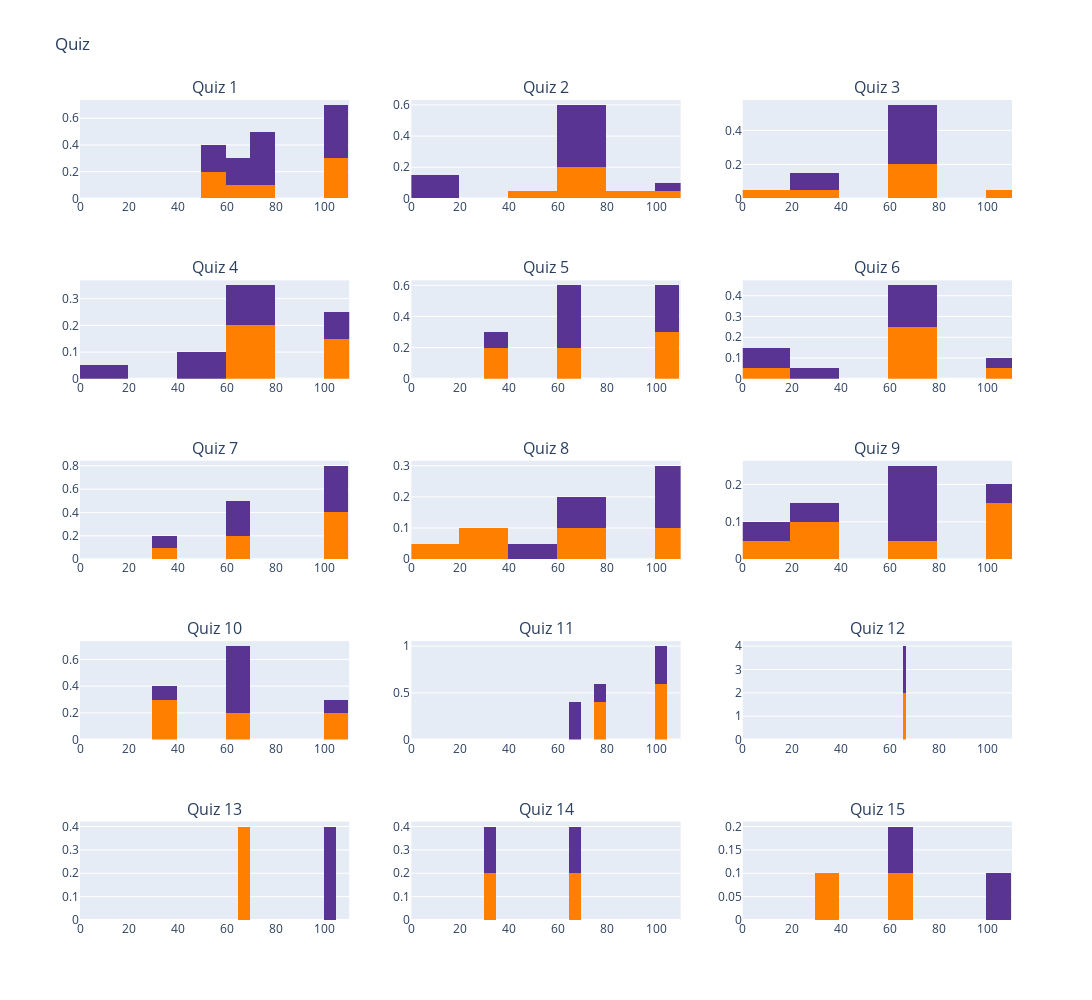

Notebook source saved alongside this figure:
### Code cell
plot_quiz_hist(quiz_data=demais_cursos, n_rows=5, n_cols=3)

### Figure 1 — Plotly figure (JSON) as saved in the notebook; plotly's stock layout.template omitted (floating-point values rounded to 4 significant figures)
{"data": [{"histnorm": "density", "marker": {"color": "#FF7F00"}, "name": "Quiz 1", "nbinsx": 10, "type": "histogram", "x": [75, 50, 66, 100, 100, 50, 100], "xaxis": "x", "yaxis": "y"}, {"histnorm": "density", "marker": {"color": "#593493"}, "name": "Quiz 1 D", "nbinsx": 10, "type": "histogram", "x": [100, 66, 75, 100, 100, 75, 75, 75, 66, 50, 50, 100], "xaxis": "x", "yaxis": "y"}, {"histnorm": "density", "marker": {"color": "#FF7F00"}, "name": "Quiz 2", "nbinsx": 10, "type": "histogram", "x": [80, 66, 66, 66, 40, 66, 100], "xaxis": "x2", "yaxis": "y2"}, {"histnorm": "density", "marker": {"color": "#593493"}, "name": "Quiz 2 D", "nbinsx": 10, "type": "histogram", "x": [0, 60, 66, 100, 0, 66, 66, 66, 0, 66, 60, 66], "xaxis": "x2", "yaxis": "y2"}, {"histnorm": "density", "marker": {"color": "#FF7F00"}, "name": "Quiz 3", "nbinsx": 10, "type": "histogram", "x": [66, 0, 66, 33, 66, 100, 66], "xaxis": "x3", "yaxis": "y3"}, {"histnorm": "density", "marker": {"color": "#593493"}, "name": "Quiz 3 D", "nbinsx": 10, "type": "histogram", "x": [66, 66, 33, 66, 66, 66, 33, 66, 66], "xaxis": "x3", "yaxis": "y3"}, {"histnorm": "density", "marker": {"color": "#FF7F00"}, "name": "Quiz 4", "nbinsx": 10, "type": "histogram", "x": [100, 60, 66, 100, 100, 66, 60], "xaxis": "x4", "yaxis": "y4"}, {"histnorm": "density", "marker": {"color": "#593493"}, "name": "Quiz 4 D", "nbinsx": 10, "type": "histogram", "x": [0, 66, 40, 66, 60, 100, 100, 40], "xaxis": "x4", "yaxis": "y4"}, {"histnorm": "density", "marker": {"color": "#FF7F00"}, "name": "Quiz 5", "nbinsx": 10, "type": "histogram", "x": [100, 100, 66, 66, 33, 33, 100], "xaxis": "x5", "yaxis": "y5"}, {"histnorm": "density", "marker": {"color": "#593493"}, "name": "Quiz 5 D", "nbinsx": 10, "type": "histogram", "x": [66, 100, 100, 66, 66, 33, 100, 66], "xaxis": "x5", "yaxis": "y5"}, {"histnorm": "density", "marker": {"color": "#FF7F00"}, "name": "Quiz 6", "nbinsx": 10, "type": "histogram", "x": [66, 66, 66, 66, 66, 0, 100], "xaxis": "x6", "yaxis": "y6"}, {"histnorm": "density", "marker": {"color": "#593493"}, "name": "Quiz 6 D", "nbinsx": 10, "type": "histogram", "x": [0, 0, 66, 66, 33, 66, 100, 66], "xaxis": "x6", "yaxis": "y6"}, {"histnorm": "density", "marker": {"color": "#FF7F00"}, "name": "Quiz 7", "nbinsx": 10, "type": "histogram", "x": [100, 100, 66, 33, 100, 66, 100], "xaxis": "x7", "yaxis": "y7"}, {"histnorm": "density", "marker": {"color": "#593493"}, "name": "Quiz 7 D", "nbinsx": 10, "type": "histogram", "x": [100, 100, 66, 100, 66, 66, 33, 100], "xaxis": "x7", "yaxis": "y7"}, {"histnorm": "density", "marker": {"color": "#FF7F00"}, "name": "Quiz 8", "nbinsx": 10, "type": "histogram", "x": [100, 25, 66, 75, 0, 33, 100], "xaxis": "x8", "yaxis": "y8"}, {"histnorm": "density", "marker": {"color": "#593493"}, "name": "Quiz 8 D", "nbinsx": 10, "type": "histogram", "x": [100, 100, 50, 100, 75, 100, 66], "xaxis": "x8", "yaxis": "y8"}, {"histnorm": "density", "marker": {"color": "#FF7F00"}, "name": "Quiz 9", "nbinsx": 10, "type": "histogram", "x": [100, 66, 0, 33, 100, 33, 100], "xaxis": "x9", "yaxis": "y9"}, {"histnorm": "density", "marker": {"color": "#593493"}, "name": "Quiz 9 D", "nbinsx": 10, "type": "histogram", "x": [0, 66, 100, 33, 66, 66, 66], "xaxis": "x9", "yaxis": "y9"}, {"histnorm": "density", "marker": {"color": "#FF7F00"}, "name": "Quiz 10", "nbinsx": 10, "type": "histogram", "x": [33, 33, 66, 33, 66, 100, 100], "xaxis": "x10", "yaxis": "y10"}, {"histnorm": "density", "marker": {"color": "#593493"}, "name": "Quiz 10 D", "nbinsx": 10, "type": "histogram", "x": [66, 100, 66, 33, 66, 66, 66], "xaxis": "x10", "yaxis": "y10"}, {"histnorm": "density", "marker": {"color": "#FF7F00"}, "name": "Quiz 11", "nbinsx": 10, "type": "histogram", "x": [100, 75, 100, 75, 100], "xaxis": "x11", "yaxis": "y11"}, {"histnorm": "density", "marker": {"color": "#593493"}, "name": "Quiz 11 D", "nbinsx": 10, "type": "histogram", "x": [100, 75, 66, 100, 66], "xaxis": "x11", "yaxis": "y11"}, {"histnorm": "density", "marker": {"color": "#FF7F00"}, "name": "Quiz 12", "nbinsx": 10, "type": "histogram", "x": [66, 66], "xaxis": "x12", "yaxis": "y12"}, {"histnorm": "density", "marker": {"color": "#593493"}, "name": "Quiz 12 D", "nbinsx": 10, "type": "histogram", "x": [66, 66], "xaxis": "x12", "yaxis": "y12"}, {"histnorm": "density", "marker": {"color": "#FF7F00"}, "name": "Quiz 13", "nbinsx": 10, "type": "histogram", "x": [66, 66], "xaxis": "x13", "yaxis": "y13"}, {"histnorm": "density", "marker": {"color": "#593493"}, "name": "Quiz 13 D", "nbinsx": 10, "type": "histogram", "x": [100, 100], "xaxis": "x13", "yaxis": "y13"}, {"histnorm": "density", "marker": {"color": "#FF7F00"}, "name": "Quiz 14", "nbinsx": 10, "type": "histogram", "x": [66, 33], "xaxis": "x14", "yaxis": "y14"}, {"histnorm": "density", "marker": {"color": "#593493"}, "name": "Quiz 14 D", "nbinsx": 10, "type": "histogram", "x": [33, 66], "xaxis": "x14", "yaxis": "y14"}, {"histnorm": "density", "marker": {"color": "#FF7F00"}, "name": "Quiz 15", "nbinsx": 10, "type": "histogram", "x": [33, 66], "xaxis": "x15", "yaxis": "y15"}, {"histnorm": "density", "marker": {"color": "#593493"}, "name": "Quiz 15 D", "nbinsx": 10, "type": "histogram", "x": [100, 66], "xaxis": "x15", "yaxis": "y15"}], "layout": {"annotations": [{"font": {"size": 16}, "showarrow": false, "text": "Quiz 1", "x": 0.1444, "xanchor": "center", "xref": "paper", "y": 1, "yanchor": "bottom", "yref": "paper"}, {"font": {"size": 16}, "showarrow": false, "text": "Quiz 2", "x": 0.5, "xanchor": "center", "xref": "paper", "y": 1, "yanchor": "bottom", "yref": "paper"}, {"font": {"size": 16}, "showarrow": false, "text": "Quiz 3", "x": 0.8556, "xanchor": "center", "xref": "paper", "y": 1, "yanchor": "bottom", "yref": "paper"}, {"font": {"size": 16}, "showarrow": false, "text": "Quiz 4", "x": 0.1444, "xanchor": "center", "xref": "paper", "y": 0.78, "yanchor": "bottom", "yref": "paper"}, {"font": {"size": 16}, "showarrow": false, "text": "Quiz 5", "x": 0.5, "xanchor": "center", "xref": "paper", "y": 0.78, "yanchor": "bottom", "yref": "paper"}, {"font": {"size": 16}, "showarrow": false, "text": "Quiz 6", "x": 0.8556, "xanchor": "center", "xref": "paper", "y": 0.78, "yanchor": "bottom", "yref": "paper"}, {"font": {"size": 16}, "showarrow": false, "text": "Quiz 7", "x": 0.1444, "xanchor": "center", "xref": "paper", "y": 0.56, "yanchor": "bottom", "yref": "paper"}, {"font": {"size": 16}, "showarrow": false, "text": "Quiz 8", "x": 0.5, "xanchor": "center", "xref": "paper", "y": 0.56, "yanchor": "bottom", "yref": "paper"}, {"font": {"size": 16}, "showarrow": false, "text": "Quiz 9", "x": 0.8556, "xanchor": "center", "xref": "paper", "y": 0.56, "yanchor": "bottom", "yref": "paper"}, {"font": {"size": 16}, "showarrow": false, "text": "Quiz 10", "x": 0.1444, "xanchor": "center", "xref": "paper", "y": 0.34, "yanchor": "bottom", "yref": "paper"}, {"font": {"size": 16}, "showarrow": false, "text": "Quiz 11", "x": 0.5, "xanchor": "center", "xref": "paper", "y": 0.34, "yanchor": "bottom", "yref": "paper"}, {"font": {"size": 16}, "showarrow": false, "text": "Quiz 12", "x": 0.8556, "xanchor": "center", "xref": "paper", "y": 0.34, "yanchor": "bottom", "yref": "paper"}, {"font": {"size": 16}, "showarrow": false, "text": "Quiz 13", "x": 0.1444, "xanchor": "center", "xref": "paper", "y": 0.12, "yanchor": "bottom", "yref": "paper"}, {"font": {"size": 16}, "showarrow": false, "text": "Quiz 14", "x": 0.5, "xanchor": "center", "xref": "paper", "y": 0.12, "yanchor": "bottom", "yref": "paper"}, {"font": {"size": 16}, "showarrow": false, "text": "Quiz 15", "x": 0.8556, "xanchor": "center", "xref": "paper", "y": 0.12, "yanchor": "bottom", "yref": "paper"}], "barmode": "stack", "height": 1000, "showlegend": false, "title": {"text": "Quiz"}, "width": 1250, "xaxis": {"anchor": "y", "domain": [0, 0.2889], "dtick": 20, "range": [0, 110], "tick0": 0}, "xaxis10": {"anchor": "y10", "domain": [0, 0.2889], "dtick": 20, "range": [0, 110], "tick0": 0}, "xaxis11": {"anchor": "y11", "domain": [0.3556, 0.6444], "dtick": 20, "range": [0, 110], "tick0": 0}, "xaxis12": {"anchor": "y12", "domain": [0.7111, 1], "dtick": 20, "range": [0, 110], "tick0": 0}, "xaxis13": {"anchor": "y13", "domain": [0, 0.2889], "dtick": 20, "range": [0, 110], "tick0": 0}, "xaxis14": {"anchor": "y14", "domain": [0.3556, 0.6444], "dtick": 20, "range": [0, 110], "tick0": 0}, "xaxis15": {"anchor": "y15", "domain": [0.7111, 1], "dtick": 20, "range": [0, 110], "tick0": 0}, "xaxis2": {"anchor": "y2", "domain": [0.3556, 0.6444], "dtick": 20, "range": [0, 110], "tick0": 0}, "xaxis3": {"anchor": "y3", "domain": [0.7111, 1], "dtick": 20, "range": [0, 110], "tick0": 0}, "xaxis4": {"anchor": "y4", "domain": [0, 0.2889], "dtick": 20, "range": [0, 110], "tick0": 0}, "xaxis5": {"anchor": "y5", "domain": [0.3556, 0.6444], "dtick": 20, "range": [0, 110], "tick0": 0}, "xaxis6": {"anchor": "y6", "domain": [0.7111, 1], "dtick": 20, "range": [0, 110], "tick0": 0}, "xaxis7": {"anchor": "y7", "domain": [0, 0.2889], "dtick": 20, "range": [0, 110], "tick0": 0}, "xaxis8": {"anchor": "y8", "domain": [0.3556, 0.6444], "dtick": 20, "range": [0, 110], "tick0": 0}, "xaxis9": {"anchor": "y9", "domain": [0.7111, 1], "dtick": 20, "range": [0, 110], "tick0": 0}, "yaxis": {"anchor": "x", "domain": [0.88, 1]}, "yaxis10": {"anchor": "x10", "domain": [0.22, 0.34]}, "yaxis11": {"anchor": "x11", "domain": [0.22, 0.34]}, "yaxis12": {"anchor": "x12", "domain": [0.22, 0.34]}, "yaxis13": {"anchor": "x13", "domain": [0, 0.12]}, "yaxis14": {"anchor": "x14", "domain": [0, 0.12]}, "yaxis15": {"anchor": "x15", "domain": [0, 0.12]}, "yaxis2": {"anchor": "x2", "domain": [0.88, 1]}, "yaxis3": {"anchor": "x3", "domain": [0.88, 1]}, "yaxis4": {"anchor": "x4", "domain": [0.66, 0.78]}, "yaxis5": {"anchor": "x5", "domain": [0.66, 0.78]}, "yaxis6": {"anchor": "x6", "domain": [0.66, 0.78]}, "yaxis7": {"anchor": "x7", "domain": [0.44, 0.56]}, "yaxis8": {"anchor": "x8", "domain": [0.44, 0.56]}, "yaxis9": {"anchor": "x9", "domain": [0.44, 0.56]}}}
